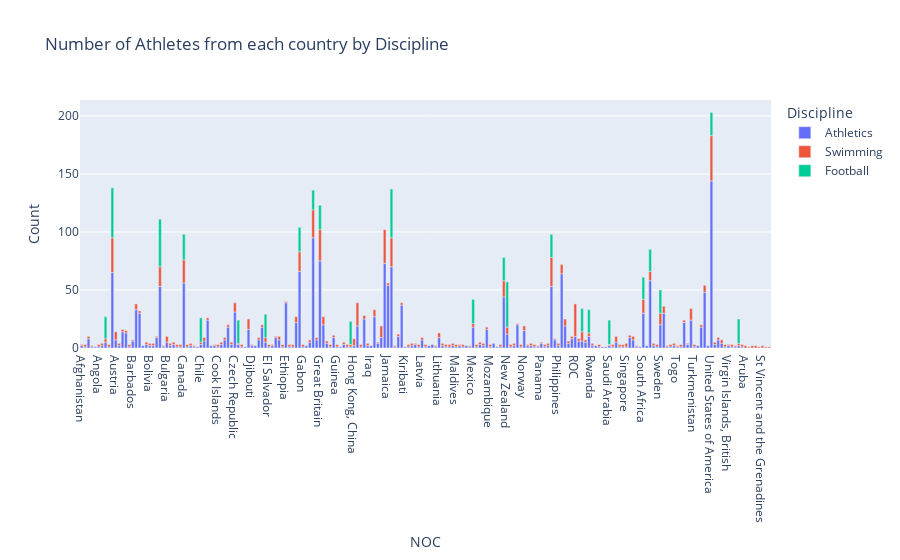

Notebook code cell kept with this figure:
### Code cell
fig = px.bar(pd_athletes_query, x='NOC', y='Count', color='Discipline', title='Number of Athletes from each country by Discipline')
fig.show()

### Figure 1 — Plotly figure (JSON) as saved in the notebook; plotly's stock layout.template omitted (floating-point values rounded to 4 significant figures; data arrays with more than 128 entries replaced by an {"elided": "..."} marker saying what was removed)
{"data": [{"alignmentgroup": "True", "hovertemplate": "Discipline=Athletics<br>NOC=%{x}<br>Count=%{y}<extra></extra>", "legendgroup": "Athletics", "marker": {"color": "#636efa", "pattern": {"shape": ""}}, "name": "Athletics", "offsetgroup": "Athletics", "orientation": "v", "showlegend": true, "textposition": "auto", "type": "bar", "x": {"elided": "195 str values"}, "xaxis": "x", "y": {"elided": "195 int values"}, "yaxis": "y"}, {"alignmentgroup": "True", "hovertemplate": "Discipline=Swimming<br>NOC=%{x}<br>Count=%{y}<extra></extra>", "legendgroup": "Swimming", "marker": {"color": "#EF553B", "pattern": {"shape": ""}}, "name": "Swimming", "offsetgroup": "Swimming", "orientation": "v", "showlegend": true, "textposition": "auto", "type": "bar", "x": {"elided": "181 str values"}, "xaxis": "x", "y": {"elided": "181 int values"}, "yaxis": "y"}, {"alignmentgroup": "True", "hovertemplate": "Discipline=Football<br>NOC=%{x}<br>Count=%{y}<extra></extra>", "legendgroup": "Football", "marker": {"color": "#00cc96", "pattern": {"shape": ""}}, "name": "Football", "offsetgroup": "Football", "orientation": "v", "showlegend": true, "textposition": "auto", "type": "bar", "x": ["Argentina", "Australia", "Brazil", "Canada", "Chile", "Côte d'Ivoire", "Egypt", "France", "Germany", "Great Britain", "Honduras", "Japan", "Mexico", "Netherlands", "New Zealand", "People's Republic of China", "Republic of Korea", "Romania", "Saudi Arabia", "South Africa", "Spain", "Sweden", "United States of America", "Zambia"], "xaxis": "x", "y": [19, 43, 41, 22, 21, 20, 20, 21, 17, 21, 20, 42, 21, 20, 39, 20, 20, 20, 21, 19, 19, 20, 20, 21], "yaxis": "y"}], "layout": {"barmode": "relative", "legend": {"title": {"text": "Discipline"}, "tracegroupgap": 0}, "title": {"text": "Number of Athletes from each country by Discipline"}, "xaxis": {"anchor": "y", "domain": [0, 1], "title": {"text": "NOC"}}, "yaxis": {"anchor": "x", "domain": [0, 1], "title": {"text": "Count"}}}}
